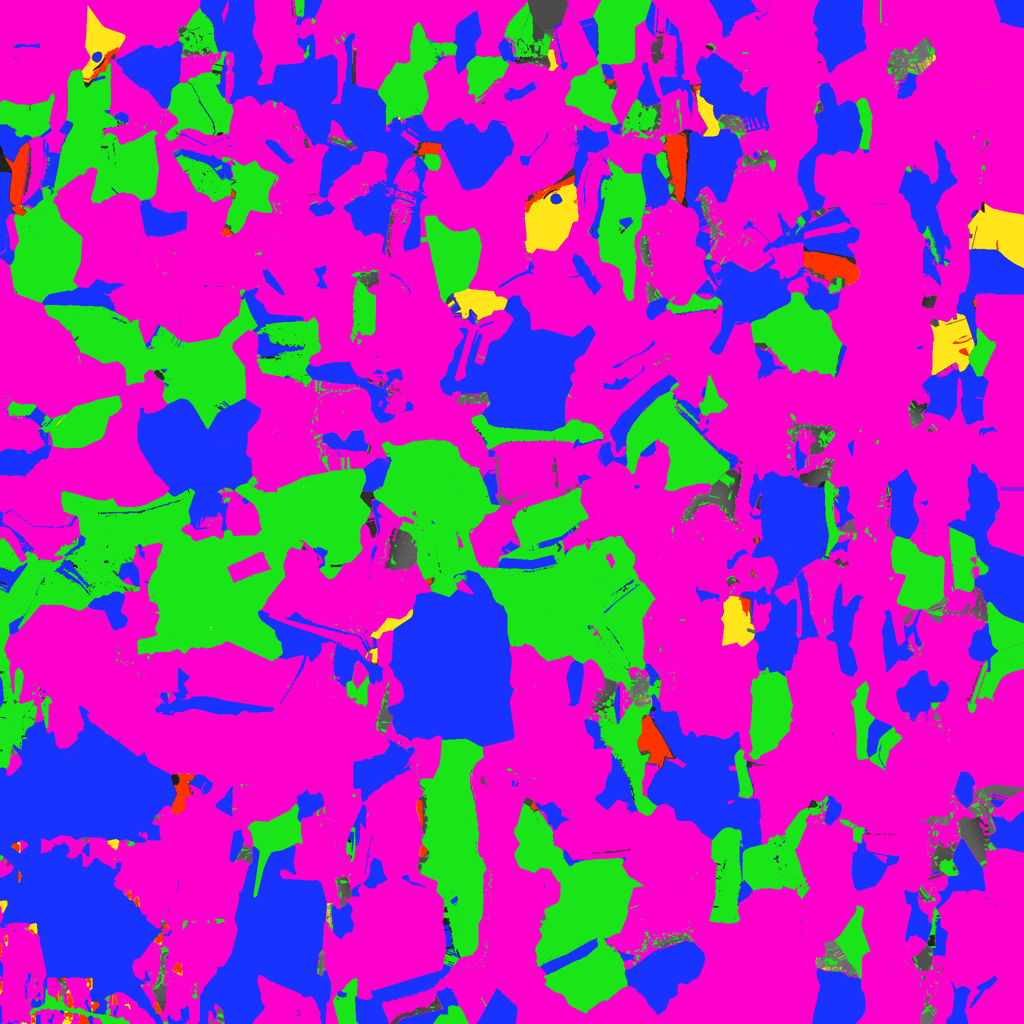

This chart was generated by the following Python code:
"""Mapa de clasificacion por categoria para validar las mascaras.
  magenta = recoloreable (gris uniforme+casco)
  verde   = oliva (chaleco)  -> DEBE preservarse
  azul    = negro (guantes/botas)
  amarillo= piel
  rojo    = naranja (cuello)
  gris    = sin clasificar
"""
import numpy as np
from PIL import Image

SRC = r"J:\Code\GreatSpadesTextures\Docs\blocky_humanoid_3d_model_basecolor.jpg"
OUT = r"J:\Code\GreatSpadesTextures\Docs\_analysis\classify_map.png"

im = Image.open(SRC).convert("RGB").resize((2048, 2048), Image.LANCZOS)
arr = np.asarray(im, dtype=np.float32)/255.0
R,G,B = arr[...,0],arr[...,1],arr[...,2]
mx=arr.max(-1); mn=arr.min(-1); V=mx; chroma=mx-mn
delta=np.where(chroma<1e-6,1.0,chroma)
rc=(mx-R)/delta; gc=(mx-G)/delta; bc=(mx-B)/delta
h=np.zeros_like(V); is_r=mx==R; is_g=(mx==G)&~is_r; is_b=(mx==B)&~is_r&~is_g
h[is_r]=(bc-gc)[is_r]; h[is_g]=(2+rc-bc)[is_g]; h[is_b]=(4+gc-rc)[is_b]
hue=(h/6.0)%1.0*360.0
S=np.where(mx>0,chroma/np.maximum(mx,1e-6),0)

black  = V < 0.14
gray   = (chroma < 0.07) & (V>=0.14) & (V<=0.80)
olive_like = (hue>=35)&(hue<=100)&(chroma>=0.045)
gray   = gray & ~olive_like
orange = (~black)&(hue>=5)&(hue<=33)&(S>0.5)&(V>0.4)
skin   = (~black)&(hue>=8)&(hue<=45)&(S>=0.18)&(S<=0.5)&(V>0.5)&~orange
olive  = (~black)&~gray&(hue>=33)&(hue<=105)&(chroma>=0.045)
assigned = black|gray|olive|skin|orange
other = ~assigned

out = np.stack([0.2126*R+0.7152*G+0.0722*B]*3,-1)  # luminancia base
def paint(m,c): out[m]=np.array(c,dtype=np.float32)
paint(gray,  [1.0,0.0,0.8])
paint(olive, [0.1,0.9,0.1])
paint(black, [0.1,0.2,1.0])
paint(skin,  [1.0,0.9,0.1])
paint(orange,[1.0,0.2,0.0])
# 'other' queda en luminancia

Image.fromarray((out*255).astype(np.uint8)).resize((1024,1024)).save(OUT)
tot=arr.shape[0]*arr.shape[1]
for n,m in [("gris",gray),("oliva",olive),("negro",black),("piel",skin),("naranja",orange),("otro",other)]:
    print(f"  {n:8s}: {100*m.sum()/tot:5.1f}%")
print("Guardado", OUT)
